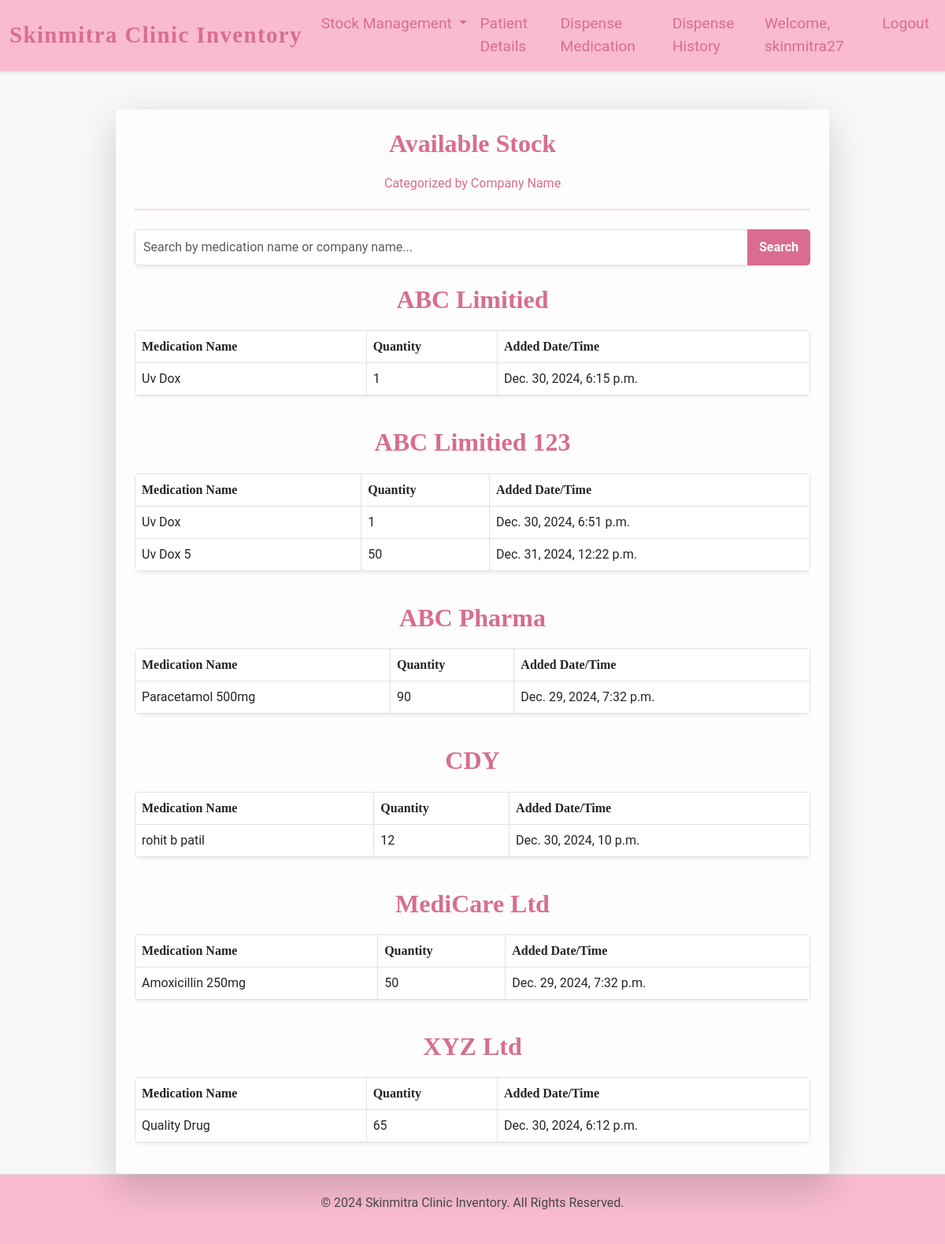
/available_stock/ (signed in), run on an earlier commit of the app's database.
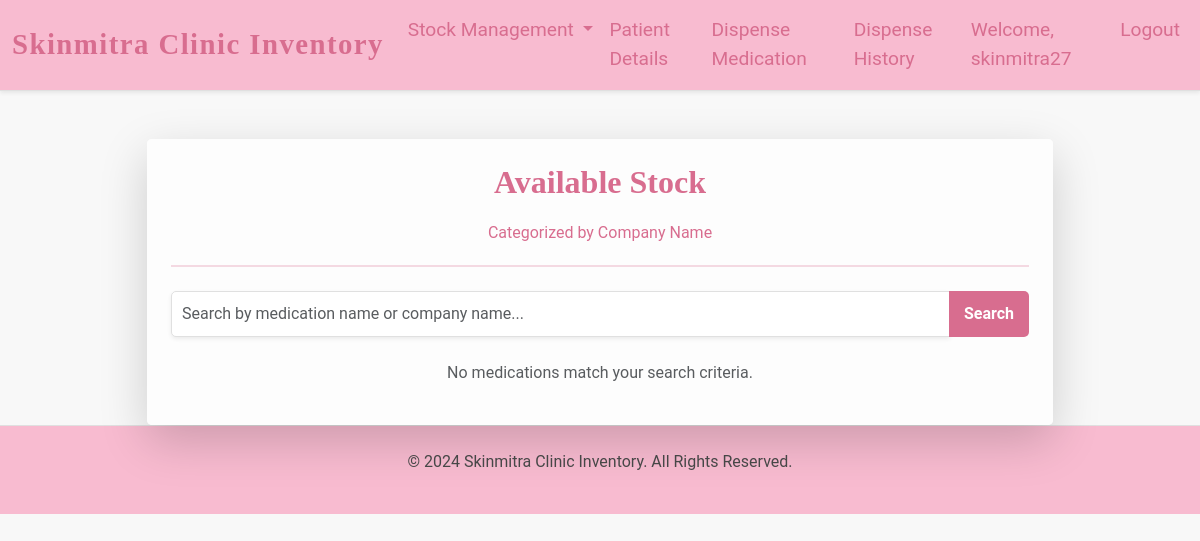
And on a later commit of the database.
### inventory/models.py (models this page shows, shortened)
class Medication(models.Model):
    name = models.CharField(max_length=100)
    quantity = models.IntegerField()
    date_added = models.DateTimeField(auto_now_add=True)
    company_name = models.CharField(max_length=255, default="Unknown")
    mr_number = models.CharField(max_length=255, default="Unknown")

### inventory/views.py (the view)
# urls.py: path('available_stock/', views.available_stock, name='available_stock'),
@login_required
def available_stock(request):
    query = request.GET.get("search", "")  # Get the search query
    if query:
        medications = Medication.objects.filter(
            Q(name__icontains=query) | Q(company_name__icontains=query),
            quantity__gt=0
        )
    else:
        medications = Medication.objects.filter(quantity__gt=0)
    grouped_medications = {}
    for company_name, meds in groupby(medications.order_by("company_name"), key=lambda x: x.company_name):
        grouped_medications[company_name] = list(meds)
    return render(
        request,
        "available_stock.html",
        {"grouped_medications": grouped_medications, "search_query": query},
    )

### inventory/templates/available_stock.html (shortened to what this page needs)
{% extends "base.html" %}
{% block content %}
<div class="container mt-5">
    <div class="row justify-content-center">
        <div class="col-md-10">
            <div class="card shadow-lg border-0">
                <div class="card-body p-4">
                    <div class="text-center mb-4">
                        <h1 class="available-stock-heading">Available Stock</h1>
                        <p class="lead-text">Categorized by Company Name</p>
                        <hr class="hr-style">
                    </div>
                    <form method="GET" action="{% url 'available_stock' %}" class="mb-4">
                        <div class="input-group">
                            <input
                                type="text"
                                name="search"
                                class="form-control shadow-sm"
                                placeholder="Search by medication name or company name..."
                                value="{{ search_query }}"
                                aria-label="Search">
                            <button class="btn btn-custom" type="submit">Search</button>
                        </div>
                    </form>
                    {% if grouped_medications %}
                        {% for company, medications in grouped_medications.items %}
                        <h3 class="mt-4 available-stock-heading">{{ company }}</h3>
                        <div class="table-responsive">
                            <table class="table table-bordered table-hover shadow-sm">
                                <thead class="table-heading">
                                    <tr>
                                        <th>Medication Name</th>
                                        <th>Quantity</th>
                                        <th>Added Date/Time</th>
                                    </tr>
                                </thead>
                                <tbody>
                                    {% for medication in medications %}
                                    <tr>
                                        <td>{{ medication.name }}</td>
                                        <td>{{ medication.quantity }}</td>
                                        <td>{{ medication.date_added }}</td>
                                    </tr>
                                    {% endfor %}
                                </tbody>
                            </table>
                        </div>
                        {% endfor %}
                    {% else %}
                    <div class="text-center mt-4">
                        <p class="text-muted">No medications match your search criteria.</p>
                    </div>
                    {% endif %}
                </div>
            </div>
        </div>
    </div>
</div>
{% endblock %}

What changed in the data, as far as the page shows it:
removed Medication: company_name "ABC Limitied", name "Uv Dox", quantity "1", date_added "Dec. 30, 2024, 6:15 p.m."
removed Medication: company_name "ABC Limitied 123", name "Uv Dox", quantity "1", date_added "Dec. 30, 2024, 6:51 p.m."
removed Medication: name "Uv Dox 5", quantity "50", date_added "Dec. 31, 2024, 12:22 p.m.", shown under "ABC Limitied 123"
removed Medication: company_name "ABC Pharma", name "Paracetamol 500mg", quantity "90", date_added "Dec. 29, 2024, 7:32 p.m."
removed Medication: company_name "CDY", name "rohit b patil", quantity "12", date_added "Dec. 30, 2024, 10 p.m."
removed Medication: company_name "MediCare Ltd", name "Amoxicillin 250mg", quantity "50", date_added "Dec. 29, 2024, 7:32 p.m."
removed Medication: company_name "XYZ Ltd", name "Quality Drug", quantity "65", date_added "Dec. 30, 2024, 6:12 p.m."
Also different on the page:
text now shown: "No medications match your search criteria."
